Frame 1 (no input): blank canvas, image omitted
Frame 60 (the mouse pressed at the canvas centre just before this capture): blank canvas, image omitted
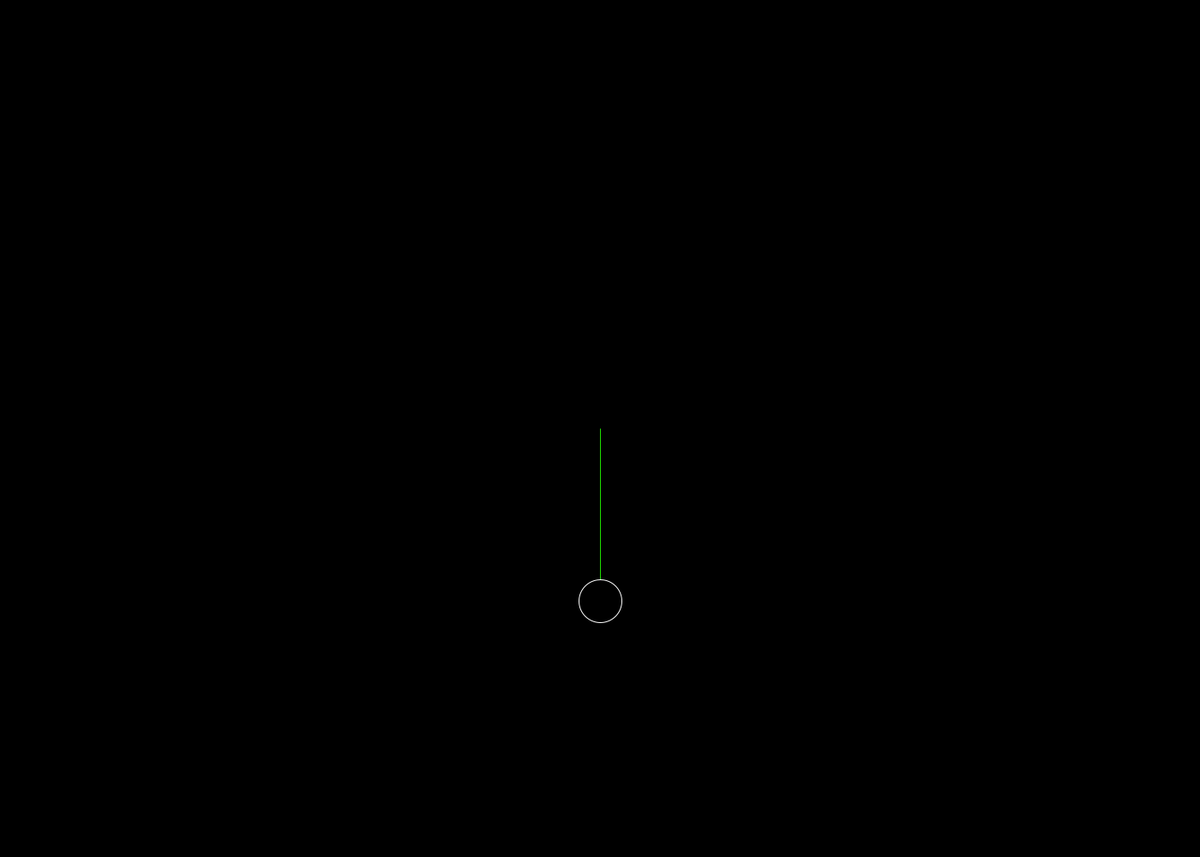
Frame 120 (the mouse held since frame 60 and released just before this capture)

The Processing sketch whose frames 1 and 60 were blank and that drew this single picture after the mouse press (run headless with seeded random() and noise(); from frame 60 on, the mouse is pressed at the canvas centre):

// Processing sketch: Spring_Simulation
// ── Spring_Simulation.pde
Object ball;

final static ArrayList<Spring> springs = new ArrayList<Spring>();


void setup() {
  //fullScreen();
  size(1400, 1000);
  frameRate(60);
  background(0);

  ball = new Object(width/2, 100);
}

void draw() {  
  background(0);

  for ( Spring spring : springs ) {
    spring.display();
    spring.calculateForce(); 
    
    ball.apply(spring.springForce);
    ball.dampening(0.005);
  }
  
  PVector gravity = new PVector(0, 0.2);
      
    ball.apply(gravity);
    ball.boundary();
    ball.motion();
    ball.display();
}

void mousePressed() {
  springs.add(new Spring(mouseX, mouseY));
}

// ── Object.pde
class Object {
  PVector loc, vel, acc;
  int diameter;

  Object(int _x, int _y) {
    loc = new PVector(_x, _y);
    vel = new PVector();
    acc = new PVector();
    
    diameter = 50;
  }

  void display() {
    fill(0);
    stroke(255);
    ellipse(loc.x, loc.y, diameter, diameter);
  }

  void motion() {
    vel.add(acc);
    loc.add(vel);

    acc.mult(0);
  }

  void apply(PVector force) {
    acc.add(force);
  }
  
  void boundary() {
    if ( loc.x < diameter/2 || loc.x > width - diameter/2 ) {
      vel.x = -vel.x;
    }
    
    if ( loc.y < diameter/2 || loc.y > height - diameter/2 ) {
      vel.y = -vel.y;
    }
  }
  
  void dampening(float dampMag) {
    PVector dampForce = vel.copy();
    dampForce.mult(-dampMag);   
    
    acc.add(dampForce);
  }
}

// ── Spring.pde
class Spring {
  PVector origin, springForce;
  float k, restLength, currentLength, c;
  float r, g;


  Spring(int _x, int _y) {
    origin = new PVector(_x, _y);
    springForce = new PVector();

    k = 0.001;
    restLength = 100;
    currentLength = 0;
  }


  void display() {
    c = springForce.mag();
    
    if ( c > 1 ) {
      r = 255;
    } else {
      r = (c/1) * 255;
    }
    
    if ( c <= 0.0 ) {
      g = 255;
    } else {
      g = (1-(c/1)) * 255;
    }

    stroke(r, g, 0);
    line(origin.x, origin.y, ball.loc.x, ball.loc.y);
  }

  void calculateForce() {
    PVector spring = PVector.sub(ball.loc, origin);
    float currentLength = spring.mag();
    spring.normalize();
    float extension = currentLength - restLength;
    spring.mult(-k*extension);

    springForce = spring.copy();
  }
}
